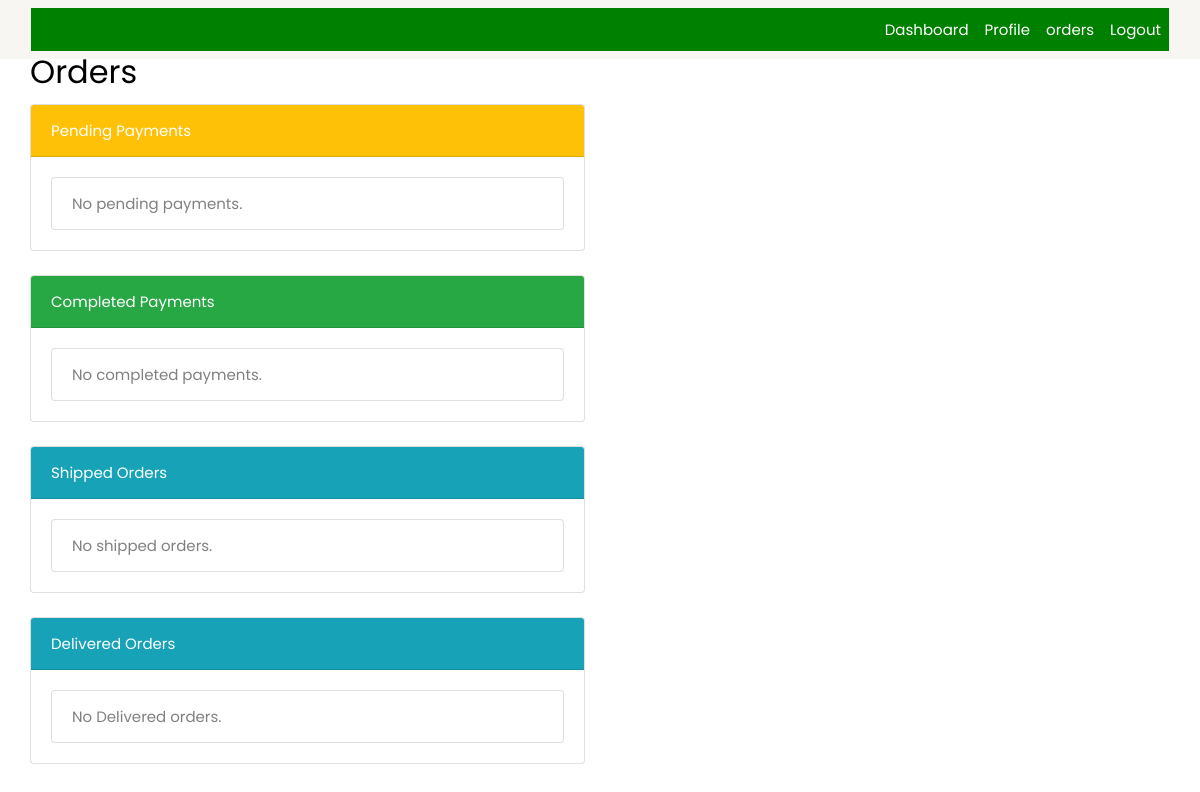
Page /finance/orders on the earlier database version.
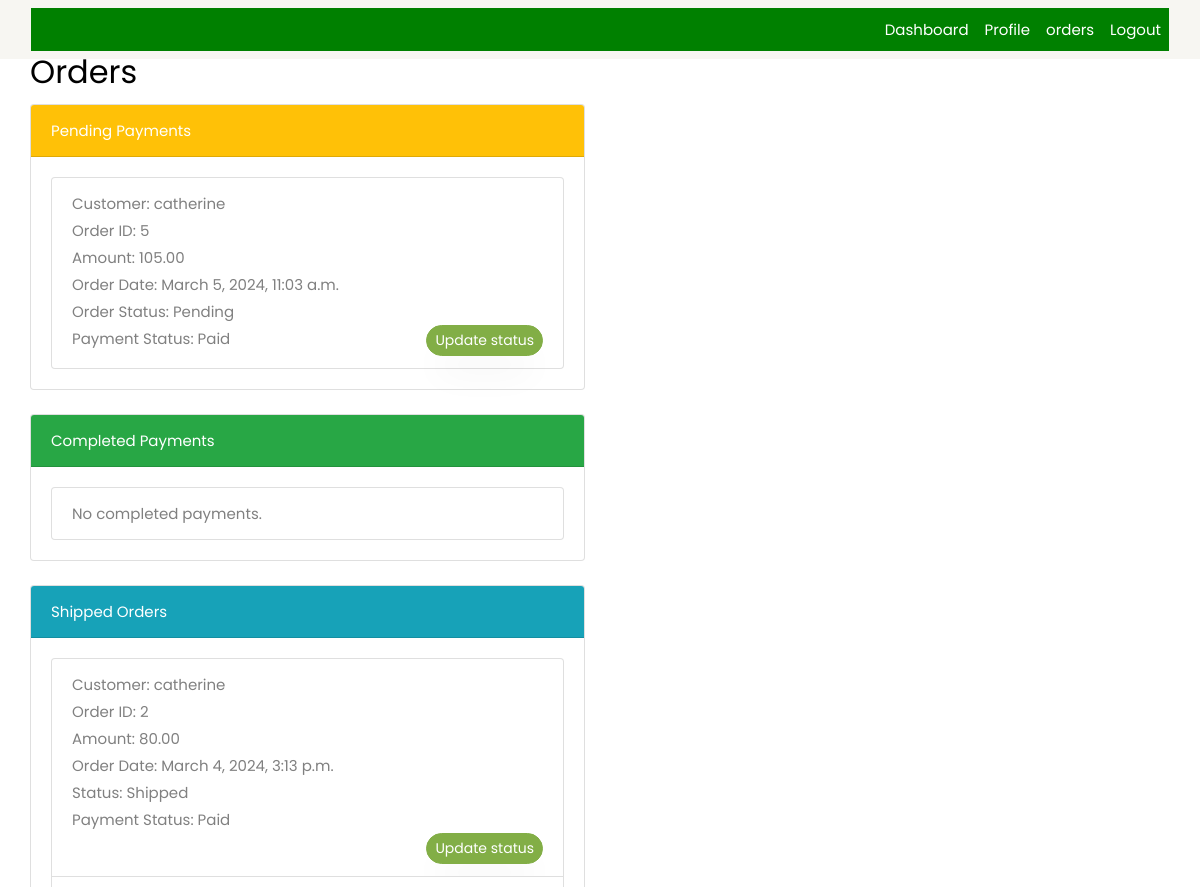
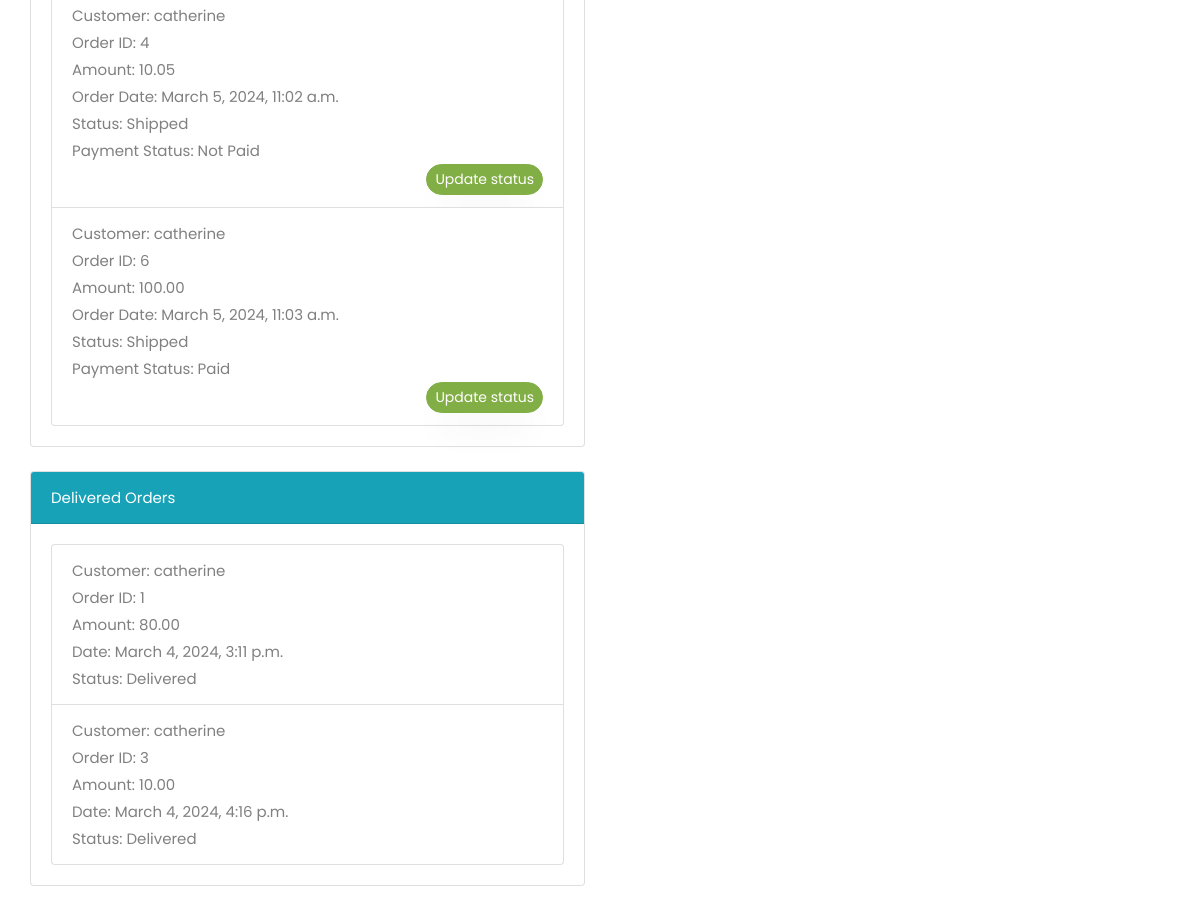
Same page on the later database version (2 pictures, top to bottom).
### core/models.py (models this page shows)
class CartOrder(models.Model):
    user=models.ForeignKey(CustomerUserRole, on_delete=models.CASCADE)
    price = models.DecimalField(max_digits=10, decimal_places=2, default=10.0)
    payment_status=models.BooleanField(default=False)
    order_date=models.DateTimeField(auto_now_add=True)
    order_status = models.CharField(choices=STATUS_CHOICES, max_length=30, default='pending')
    class Meta:
        verbose_name_plural='Cart Orders'

### userauths/models.py (models this page shows)
class User(AbstractUser):
    email = models.EmailField(unique=True)
    bio = models.CharField(max_length=400, default='My Bio', null=True)
    full_name = models.CharField(max_length=60, default=None, null=True)
    verified = models.BooleanField(default=False)
    phone = models.CharField(max_length=10, null=True, blank=True, default=None)
    image = models.ImageField(upload_to='image', default='https://i0.wp.com/digitalhealthskills.com/wp-content/uploads/2022/11/3da39-no-user-image-icon-27.png?fit=500%2C500&ssl=1')
    USERNAME_FIELD = 'email'
    REQUIRED_FIELDS = ['username']
    def __str__(self):
        return self.username

### finance/views.py (the view)
# urls.py: path('orders', CartOrdersViews.as_view(), name='orders'),
class CartOrdersViews(TemplateView):
    template_name='finance_pages/orders.html'
    def get_context_data(self, **kwargs) -> dict[str, ]:
        context = super().get_context_data(**kwargs)
        context['pending_orders']=CartOrder.objects.filter(order_status='pending')
        context['completed_orders']=CartOrder.objects.filter(order_status='completed')
        context['shipped_orders']=CartOrder.objects.filter(order_status='shipped')
        context['delivered_orders']=CartOrder.objects.filter(order_status='delivered')
        return context

### core/context_processors.py (called while the page is built, shortened)
def default(request):
    categories = Category.objects.all()
    address = None
    name=request.user.username
    return {
        'categories': categories,
        'address': address,
        'name':name
    }

### templates/finance_pages/orders.html (shortened to what the changed rows need)
{% extends 'finance_pages/base.html' %}
{% block content %}
<div class="container-fluid">
    <h2 class="mt-4 mx-auto">Orders</h2>
    <div class="row">
        <div class="col-lg-6">
            <div class="card mb-4">
                <div class="card-body">
                    <ul class="list-group">
                        {% for order in pending_orders %}
                        <li class="list-group-item">
                            Customer: {{ order.user }}<br>
                            Order ID: {{ order.id }}<br>
                            Amount: {{ order.price }}<br>
                            Order Date: {{ order.order_date }}<br>
                            Order Status: Pending<br>
                            {% if order.payment_status%}
                            Payment Status: Paid
                            {% else %}
                            Payment Status: Not Paid
                            {% endif %}
                            <a href="{% url 'finance:update-order-status' order.id  %}" class="btn btn-primary btn-sm float-right">Update status</a>
                        </li>
                        {% empty %}
                        <li class="list-group-item">No pending payments.</li>
                        {% endfor %}
                    </ul>
                </div>
            </div>
        </div>
    </div>
    <div class="row">
        <div class="col-lg-6">
            <div class="card mb-4">
                <div class="card-body">
                    <ul class="list-group">
                        {% for order in shipped_orders %}
                        <li class="list-group-item">
                            Customer: {{ order.user }}<br>
                            Order ID: {{ order.id }}<br>
                            Amount: {{ order.price }}<br>
                            Order Date: {{ order.order_date }}<br>
                            Status: Shipped<br>
                            {% if order.payment_status%}
                            Payment Status: Paid<br>
                            {% else %}
                            Payment Status: Not Paid<br>
                            {% endif %}
                            <a href="{% url 'finance:update-order-status' order.id %}" class="btn btn-primary btn-sm float-right">Update status</a>
                        </li>
                        {% empty %}
                        <li class="list-group-item">No shipped orders.</li>
                        {% endfor %}
                    </ul>
                </div>
            </div>
        </div>
    </div>
    <div class="row">
        <div class="col-lg-6">
            <div class="card mb-4">
                <div class="card-body">
                    <ul class="list-group">
                        {% for order in delivered_orders %}
                        <li class="list-group-item">
                            Customer: {{ order.user }}<br>
                            Order ID: {{ order.id }}<br>
                            Amount: {{ order.price }}<br>
                            Date: {{ order.order_date }}<br>
                            Status: Delivered<br>
                        </li>
                        {% empty %}
                        <li class="list-group-item">No Delivered orders.</li>
                        {% endfor %}
                    </ul>
                </div>
            </div>
        </div>
    </div>
</div>
{% endblock %}

Differences in the rows shown:
added CartOrder: user "catherine", id "5", price "105.00", order_date "March 5, 2024, 11:03 a.m.", payment_status "Payment Status: Paid", shown under "Orders"
added CartOrder: user "catherine", id "2", price "80.00", order_date "March 4, 2024, 3:13 p.m.", payment_status "Payment Status: Paid"
added CartOrder: user "catherine", id "4", price "10.05", order_date "March 5, 2024, 11:02 a.m.", payment_status "Payment Status: Not Paid"
added CartOrder: user "catherine", id "6", price "100.00", order_date "March 5, 2024, 11:03 a.m.", payment_status "Payment Status: Paid"
added CartOrder: user "catherine", id "1", price "80.00", order_date "March 4, 2024, 3:11 p.m."
added CartOrder: user "catherine", id "3", price "10.00", order_date "March 4, 2024, 4:16 p.m."
Other differences:
text no longer shown: "No pending payments. No shipped orders. No Delivered orders."
